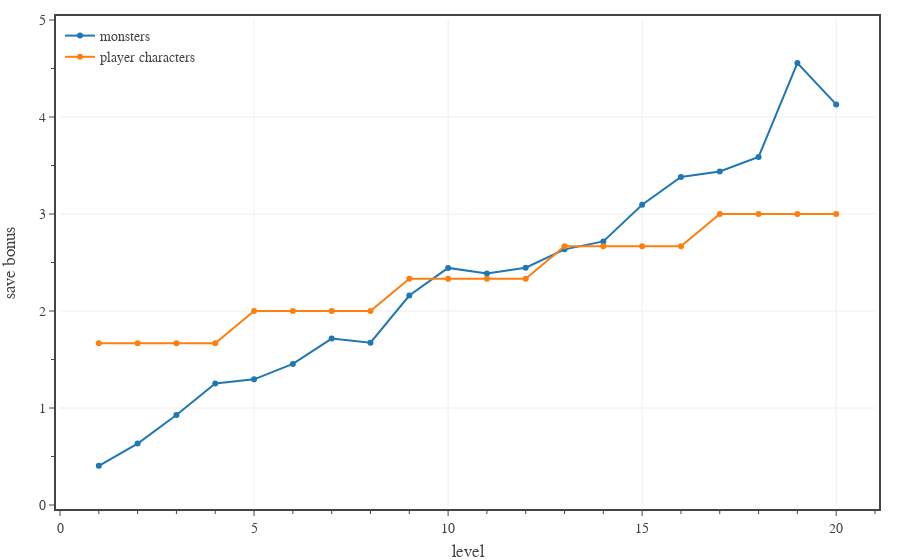

Here is the notebook cell this chart was saved with:
### Code cell
# plots average save bonus 

pc = {
    'level':      [ 1, 2, 3, 4, 5, 6, 7, 8, 9,10,11,12,13,14,15,16,17,18,19,20],
    'attack mod': [ 3, 3, 3, 4, 4, 4, 4, 5, 5, 5, 5, 5, 5, 5, 5, 5, 5, 5, 5, 5],
    'prof bonus': [ 2, 2, 2, 2, 3, 3, 3, 3, 4, 4, 4, 4, 5, 5, 5, 5, 6, 6, 6, 6],
    'ability mod': {
        'ability 1': [ 3, 3, 3, 3, 3, 3, 3, 3, 3, 3, 3, 3, 3, 3, 3, 3, 3, 3, 3, 3],
        'ability 2': [ 3, 3, 3, 3, 3, 3, 3, 3, 3, 3, 3, 3, 3, 3, 3, 3, 3, 3, 3, 3],
        'ability 3': [ 3, 3, 3, 3, 3, 3, 3, 3, 3, 3, 3, 3, 3, 3, 3, 3, 3, 3, 3, 3],
        'ability 4': [-1,-1,-1,-1,-1,-1,-1,-1,-1,-1,-1,-1,-1,-1,-1,-1,-1,-1,-1,-1],
        'ability 5': [-1,-1,-1,-1,-1,-1,-1,-1,-1,-1,-1,-1,-1,-1,-1,-1,-1,-1,-1,-1],
        'ability 6': [-1,-1,-1,-1,-1,-1,-1,-1,-1,-1,-1,-1,-1,-1,-1,-1,-1,-1,-1,-1],
    },
    'save mod': [ 0, 0, 0, 0, 0, 0, 0, 0, 0, 0, 0, 0, 0, 0, 0, 0, 0, 0, 0, 0]
}
pc['save dc'] = [8 + pc['attack mod'][i] + pc['prof bonus'][i] for i in range(20)]
for i in range(20):
    pc['save mod'][i] = np.mean([pc['ability mod'][ability][i] for ability in pc['ability mod']])
pc['save bonus'] = [pc['save mod'][i] + pc['prof bonus'][i]/3 for i in range(20)]

dfD = pd.read_csv('../../assets/data/dmg-targets.csv') # 'CR','PB','AC','AB','DC'
dfD = dfD[dfD['CR'].between(1, 20)]

dfM = pd.read_csv('monster-saves.csv')
dfM = dfM[dfM['CR'].between(1,20)]
dfM['Ave Mod'] = dfM.apply(lambda row: average_ability_mod(row), axis=1)
dfM = dfM[['CR','Ave Mod']].groupby('CR').mean().reset_index()
dfM.sort_values(by='CR', inplace=True)

# create figure
fig = go.Figure(
    layout=go.Layout(
        template=TFB_TEMPLATE,
        margin=dict(l=60, r=25, b=55, t=20, pad=4),
        xaxis=dict(
            title_text='level',
            range=[0,21],
            tick0=0, dtick=5,
            minor=dict(tick0=0, dtick=1),
        ),
        yaxis=dict(
            title_text='save bonus',
            range=[0,5],
            tick0=0, dtick=1,
            minor=dict(tick0=0, dtick=0.5),
        ),
        legend=dict(
            xanchor='left', yanchor='top',
            x=0.00, y=1.00,
            orientation='v',
            tracegroupgap=0,
        )
    )
)


# plot monster save DCs
fig.add_trace(go.Scatter(
    x=np.array(pc['level']), 
    y=np.array(dfM['Ave Mod']),
    mode='markers+lines', 
    name='monsters',
    hovertemplate=
        'Level %{x}<br>'+
        'Save Bonus %{y:,.0f}' + 
        '<extra></extra>'
))

# plot player character save DCs
fig.add_trace(go.Scatter(
    x=np.array(pc['level']), 
    y=np.array(pc['save bonus']),
    mode='markers+lines', 
    name='player characters',
    hovertemplate=
        'Level %{x}<br>'+
        'Save Bonus %{y:,.0f}' + 
        '<extra></extra>'
))

# show figure
fig.show(config=TFB_CONFIG)

# save large format figure
if SAVEFIGS:
    file_name = f'./fig-save-bonus-vs-level-large.html'
    fig_html = fig.to_html(
        config=TFB_CONFIG,
        include_plotlyjs=False, 
        full_html=False, 
    )
    fig_soup = BeautifulSoup(fig_html, 'html.parser')
    fig_soup.div['class'] = 'plotly-div-large'
    with open(file_name, 'wb') as fout:
        fout.write(fig_soup.prettify('utf-8'))

# save small format figure
if SAVEFIGS:
    fig.update_traces(marker=dict(size=4))
    fig.update_layout(font=dict(size=10))
    file_name = f'./fig-save-bonus-vs-level-small.html'
    fig_html = fig.to_html(
        config=TFB_CONFIG,
        include_plotlyjs=False, 
        full_html=False, 
    )
    fig_soup = BeautifulSoup(fig_html, 'html.parser')
    fig_soup.div['class'] = 'plotly-div-small'
    with open(file_name, 'wb') as fout:
        fout.write(fig_soup.prettify('utf-8'))

### Figure 1 — Plotly figure (JSON) as saved in the notebook; plotly's stock layout.template omitted (floating-point values rounded to 4 significant figures)
{"data": [{"hovertemplate": "Level %{x}<br>Save Bonus %{y:,.0f}<extra></extra>", "mode": "markers+lines", "name": "monsters", "type": "scatter", "x": [1, 2, 3, 4, 5, 6, 7, 8, 9, 10, 11, 12, 13, 14, 15, 16, 17, 18, 19, 20], "y": [0.4038, 0.6329, 0.9276, 1.253, 1.296, 1.455, 1.716, 1.674, 2.159, 2.444, 2.386, 2.447, 2.635, 2.717, 3.095, 3.382, 3.438, 3.589, 4.556, 4.13]}, {"hovertemplate": "Level %{x}<br>Save Bonus %{y:,.0f}<extra></extra>", "mode": "markers+lines", "name": "player characters", "type": "scatter", "x": [1, 2, 3, 4, 5, 6, 7, 8, 9, 10, 11, 12, 13, 14, 15, 16, 17, 18, 19, 20], "y": [1.667, 1.667, 1.667, 1.667, 2, 2, 2, 2, 2.333, 2.333, 2.333, 2.333, 2.667, 2.667, 2.667, 2.667, 3, 3, 3, 3]}], "layout": {"legend": {"orientation": "v", "tracegroupgap": 0, "x": 0, "xanchor": "left", "y": 1, "yanchor": "top"}, "margin": {"b": 55, "l": 60, "pad": 4, "r": 25, "t": 20}, "xaxis": {"dtick": 5, "minor": {"dtick": 1, "tick0": 0}, "range": [0, 21], "tick0": 0, "title": {"text": "level"}}, "yaxis": {"dtick": 1, "minor": {"dtick": 0.5, "tick0": 0}, "range": [0, 5], "tick0": 0, "title": {"text": "save bonus"}}}}
